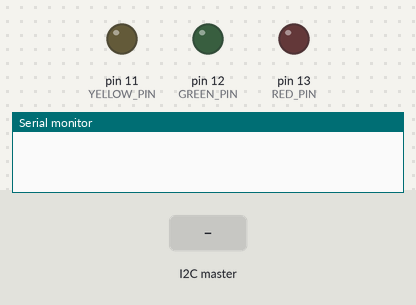
The sketch below on a simulated Arduino Uno, built with avr-gcc and run on an emulated ATmega328P. Parts: output pins drawn as LEDs (lit = HIGH), the last lines printed to the serial monitor. The inputs (shaded band) are chosen by the test bench.

Above: at 1.2 s.
1.3 s: the I2C master sends the byte 2
At 1.8 s:
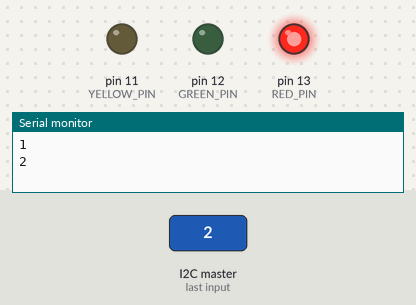
2.8 s: the I2C master sends the byte 1
At 4.1 s:
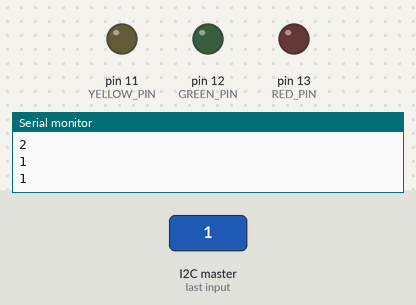
Timing chart, 0 to 5.8 s (numbered marks = the images above; inputs shaded):
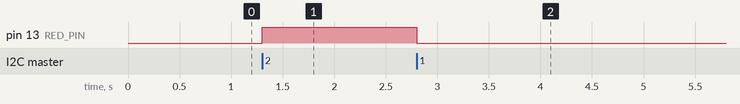

The sketch:

audruno-client.ino
```cpp
#include <Wire.h>
#define SLAVE_ADDRESS 0x8

const int RED_PIN = 13;
const int GREEN_PIN = 12;
const int YELLOW_PIN = 11;

int RED_PIN_STATE = LOW;
int GREEN_PIN_STATE = LOW;
int YELLOW_PIN_STATE = LOW;

String userOption;
int responseMessage;


void setup() {
  Serial.begin(9600);
  pinMode(RED_PIN, OUTPUT);
  pinMode(GREEN_PIN, OUTPUT);
  pinMode(YELLOW_PIN, OUTPUT);

  Wire.begin(SLAVE_ADDRESS);
  Wire.onReceive(receiveEvent);
  Wire.onRequest(sendData);
}

void loop() {
}


void receiveEvent(int data) {
  int command = 0;
  while (Wire.available() > 0)  {
    command = Wire.read();
  }
  Serial.println(data);
  Serial.println(command);
  ledAction(command);
  delay(500);
}

void sendData(){
  Wire.write(responseMessage);
}

void ledAction(int userOption) {
  if (userOption == 2 ) {
    RED_PIN_STATE = HIGH;
    digitalWrite(RED_PIN, RED_PIN_STATE);
    responseMessage = 2;
  } else if (userOption ==  4 ) {
    GREEN_PIN_STATE = HIGH;
    digitalWrite(GREEN_PIN, GREEN_PIN_STATE);
    responseMessage = 4;
  } else if (userOption == 6) {
    YELLOW_PIN_STATE = HIGH;
    digitalWrite(YELLOW_PIN, YELLOW_PIN_STATE);
    responseMessage = 6;
  } else if (userOption == 1 ) {
    RED_PIN_STATE = LOW;
    digitalWrite(RED_PIN, RED_PIN_STATE);
    responseMessage = 1;
  } else if (userOption ==  3 ) {
    GREEN_PIN_STATE = LOW;
    digitalWrite(GREEN_PIN, GREEN_PIN_STATE);
    responseMessage = 3;
  } else if (userOption == 5) {
    YELLOW_PIN_STATE = LOW ;
    digitalWrite(YELLOW_PIN, YELLOW_PIN_STATE);
    responseMessage = 5;
  } else {
    responseMessage = 0;
  }
}
```

Measured:
- after the input at 1.3 s, pin 13 (RED_PIN): LOW → HIGH at once
- after the input at 2.8 s, pin 13 (RED_PIN): HIGH → LOW at once
